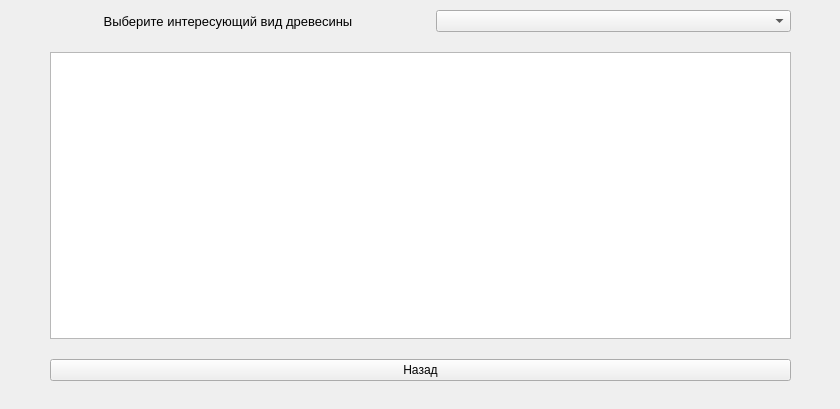
<?xml version="1.0" encoding="UTF-8"?>
<ui version="4.0">
 <class>Form</class>
 <widget class="QWidget" name="Form">
  <property name="geometry">
   <rect>
    <x>0</x>
    <y>0</y>
    <width>840</width>
    <height>409</height>
   </rect>
  </property>
  <property name="minimumSize">
   <size>
    <width>840</width>
    <height>409</height>
   </size>
  </property>
  <property name="maximumSize">
   <size>
    <width>2520</width>
    <height>1227</height>
   </size>
  </property>
  <property name="windowTitle">
   <string>Агаш Пазл - Справочник древесины</string>
  </property>
  <widget class="QWidget" name="verticalLayoutWidget">
   <property name="geometry">
    <rect>
     <x>0</x>
     <y>0</y>
     <width>841</width>
     <height>411</height>
    </rect>
   </property>
   <layout class="QVBoxLayout" name="verticalLayout" stretch="0,0,0">
    <property name="spacing">
     <number>20</number>
    </property>
    <property name="sizeConstraint">
     <enum>QLayout::SetDefaultConstraint</enum>
    </property>
    <property name="leftMargin">
     <number>50</number>
    </property>
    <property name="topMargin">
     <number>10</number>
    </property>
    <property name="rightMargin">
     <number>50</number>
    </property>
    <property name="bottomMargin">
     <number>30</number>
    </property>
    <item>
     <layout class="QHBoxLayout" name="horizontalLayout">
      <property name="spacing">
       <number>30</number>
      </property>
      <item>
       <widget class="QLabel" name="titleLabel">
        <property name="font">
         <font>
          <pointsize>10</pointsize>
         </font>
        </property>
        <property name="layoutDirection">
         <enum>Qt::LeftToRight</enum>
        </property>
        <property name="autoFillBackground">
         <bool>false</bool>
        </property>
        <property name="text">
         <string>Выберите интересующий вид древесины</string>
        </property>
        <property name="alignment">
         <set>Qt::AlignCenter</set>
        </property>
       </widget>
      </item>
      <item>
       <widget class="QComboBox" name="comboWoodTypes"/>
      </item>
     </layout>
    </item>
    <item>
     <widget class="QTextEdit" name="textWoodInfo">
      <property name="readOnly">
       <bool>true</bool>
      </property>
     </widget>
    </item>
    <item>
     <widget class="QPushButton" name="btnBack">
      <property name="text">
       <string>Назад</string>
      </property>
     </widget>
    </item>
   </layout>
  </widget>
 </widget>
 <resources/>
 <connections/>
</ui>
